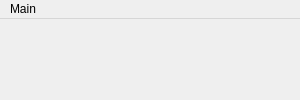
<?xml version="1.0" encoding="UTF-8"?>
<ui version="4.0">
 <class>MainWindow</class>
 <widget class="QMainWindow" name="MainWindow">
  <property name="geometry">
   <rect>
    <x>0</x>
    <y>0</y>
    <width>300</width>
    <height>100</height>
   </rect>
  </property>
  <property name="minimumSize">
   <size>
    <width>300</width>
    <height>100</height>
   </size>
  </property>
  <property name="maximumSize">
   <size>
    <width>300</width>
    <height>100</height>
   </size>
  </property>
  <property name="windowTitle">
   <string>AutoClicker</string>
  </property>
  <widget class="QWidget" name="centralwidget"/>
  <widget class="QMenuBar" name="menubar">
   <property name="geometry">
    <rect>
     <x>0</x>
     <y>0</y>
     <width>300</width>
     <height>20</height>
    </rect>
   </property>
   <widget class="QMenu" name="addMenu">
    <property name="title">
     <string>Main</string>
    </property>
    <addaction name="actionAdd"/>
    <addaction name="actionPlay"/>
    <addaction name="actionStop"/>
   </widget>
   <addaction name="addMenu"/>
  </widget>
  <action name="actionAddMeni">
   <property name="text">
    <string>AddMenu</string>
   </property>
  </action>
  <action name="actionAdd">
   <property name="text">
    <string>Add</string>
   </property>
   <property name="shortcut">
    <string>Ctrl+G</string>
   </property>
  </action>
  <action name="actionPlay">
   <property name="text">
    <string>Play</string>
   </property>
   <property name="shortcut">
    <string>Ctrl+D</string>
   </property>
  </action>
  <action name="actionStop">
   <property name="text">
    <string>Stop</string>
   </property>
   <property name="shortcut">
    <string>Ctrl+F</string>
   </property>
  </action>
  <action name="actionSave">
   <property name="text">
    <string>Save</string>
   </property>
   <property name="shortcut">
    <string>Ctrl+S</string>
   </property>
  </action>
  <action name="actionUpload">
   <property name="text">
    <string>Upload</string>
   </property>
   <property name="shortcut">
    <string>Ctrl+U</string>
   </property>
  </action>
 </widget>
 <resources/>
 <connections/>
</ui>
